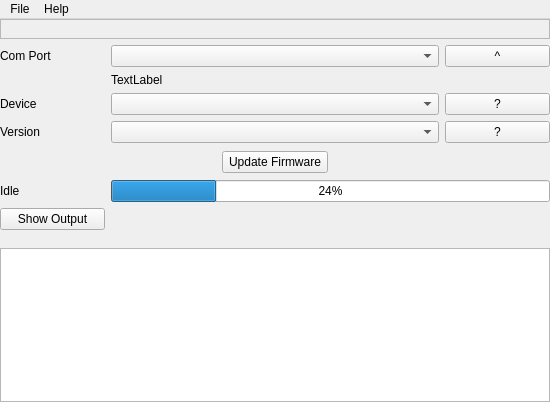
<?xml version="1.0" encoding="UTF-8"?>
<ui version="4.0">
 <class>MainWindow</class>
 <widget class="QMainWindow" name="MainWindow">
  <property name="geometry">
   <rect>
    <x>0</x>
    <y>0</y>
    <width>550</width>
    <height>402</height>
   </rect>
  </property>
  <property name="minimumSize">
   <size>
    <width>550</width>
    <height>0</height>
   </size>
  </property>
  <property name="maximumSize">
   <size>
    <width>550</width>
    <height>16777215</height>
   </size>
  </property>
  <property name="windowTitle">
   <string>Dynamic Perception WebUpdate</string>
  </property>
  <property name="documentMode">
   <bool>false</bool>
  </property>
  <widget class="QWidget" name="centralWidget">
   <layout class="QVBoxLayout" name="verticalLayout" stretch="0">
    <property name="margin">
     <number>0</number>
    </property>
    <item>
     <layout class="QGridLayout" name="gridLayout">
      <property name="spacing">
       <number>6</number>
      </property>
      <item row="1" column="0">
       <widget class="QLabel" name="portLabel">
        <property name="text">
         <string>Com Port</string>
        </property>
       </widget>
      </item>
      <item row="1" column="1" colspan="3">
       <widget class="QComboBox" name="portCombo">
        <property name="toolTip">
         <string>Select Com Port Device is Connected To</string>
        </property>
       </widget>
      </item>
      <item row="1" column="4">
       <widget class="QPushButton" name="rescanButton">
        <property name="toolTip">
         <string>Check for New Com Ports</string>
        </property>
        <property name="text">
         <string>^</string>
        </property>
       </widget>
      </item>
      <item row="3" column="0">
       <widget class="QLabel" name="deviceLabel">
        <property name="text">
         <string>Device</string>
        </property>
       </widget>
      </item>
      <item row="3" column="1" colspan="3">
       <widget class="QComboBox" name="deviceCombo">
        <property name="toolTip">
         <string>Select Device Type</string>
        </property>
       </widget>
      </item>
      <item row="4" column="0">
       <widget class="QLabel" name="versionLabel">
        <property name="text">
         <string>Version</string>
        </property>
       </widget>
      </item>
      <item row="4" column="1" colspan="3">
       <widget class="QComboBox" name="versionCombo">
        <property name="toolTip">
         <string>Select Firmware Version</string>
        </property>
       </widget>
      </item>
      <item row="11" column="0">
       <widget class="QLabel" name="actLabel">
        <property name="text">
         <string>Idle</string>
        </property>
       </widget>
      </item>
      <item row="15" column="0" colspan="5">
       <widget class="QTextEdit" name="outputText"/>
      </item>
      <item row="2" column="1" colspan="4">
       <widget class="QLabel" name="portHintLabel">
        <property name="text">
         <string>TextLabel</string>
        </property>
       </widget>
      </item>
      <item row="11" column="1" colspan="4">
       <widget class="QProgressBar" name="actProgress">
        <property name="value">
         <number>24</number>
        </property>
       </widget>
      </item>
      <item row="8" column="2">
       <widget class="QPushButton" name="updateButton">
        <property name="toolTip">
         <string>Send New Firmware to Device</string>
        </property>
        <property name="text">
         <string>Update Firmware</string>
        </property>
        <property name="autoDefault">
         <bool>false</bool>
        </property>
        <property name="default">
         <bool>false</bool>
        </property>
       </widget>
      </item>
      <item row="9" column="2">
       <spacer name="verticalSpacer_3">
        <property name="orientation">
         <enum>Qt::Vertical</enum>
        </property>
        <property name="sizeType">
         <enum>QSizePolicy::Maximum</enum>
        </property>
        <property name="sizeHint" stdset="0">
         <size>
          <width>20</width>
          <height>40</height>
         </size>
        </property>
       </spacer>
      </item>
      <item row="6" column="2">
       <spacer name="verticalSpacer_4">
        <property name="orientation">
         <enum>Qt::Vertical</enum>
        </property>
        <property name="sizeType">
         <enum>QSizePolicy::Maximum</enum>
        </property>
        <property name="sizeHint" stdset="0">
         <size>
          <width>20</width>
          <height>40</height>
         </size>
        </property>
       </spacer>
      </item>
      <item row="13" column="0">
       <widget class="QPushButton" name="outputButton">
        <property name="toolTip">
         <string>Show Detailed Update Output</string>
        </property>
        <property name="text">
         <string>Show Output</string>
        </property>
       </widget>
      </item>
      <item row="14" column="0">
       <spacer name="verticalSpacer_2">
        <property name="orientation">
         <enum>Qt::Vertical</enum>
        </property>
        <property name="sizeType">
         <enum>QSizePolicy::Maximum</enum>
        </property>
        <property name="sizeHint" stdset="0">
         <size>
          <width>20</width>
          <height>50</height>
         </size>
        </property>
       </spacer>
      </item>
      <item row="3" column="4">
       <widget class="QPushButton" name="deviceInfoButton">
        <property name="toolTip">
         <string>About this Device</string>
        </property>
        <property name="text">
         <string>?</string>
        </property>
       </widget>
      </item>
      <item row="4" column="4">
       <widget class="QPushButton" name="versionInfoButton">
        <property name="toolTip">
         <string>About This Version</string>
        </property>
        <property name="text">
         <string>?</string>
        </property>
       </widget>
      </item>
      <item row="0" column="0" colspan="5">
       <widget class="QFrame" name="logoFrame">
        <property name="minimumSize">
         <size>
          <width>0</width>
          <height>20</height>
         </size>
        </property>
        <property name="baseSize">
         <size>
          <width>0</width>
          <height>20</height>
         </size>
        </property>
        <property name="frameShape">
         <enum>QFrame::StyledPanel</enum>
        </property>
        <property name="frameShadow">
         <enum>QFrame::Raised</enum>
        </property>
       </widget>
      </item>
     </layout>
    </item>
   </layout>
  </widget>
  <widget class="QMenuBar" name="menuBar">
   <property name="geometry">
    <rect>
     <x>0</x>
     <y>0</y>
     <width>550</width>
     <height>22</height>
    </rect>
   </property>
   <widget class="QMenu" name="menuFile">
    <property name="title">
     <string>File</string>
    </property>
    <addaction name="actionExit"/>
    <addaction name="separator"/>
    <addaction name="actionCheckforUpdates"/>
    <addaction name="actionClearCache"/>
   </widget>
   <widget class="QMenu" name="menuHelp">
    <property name="title">
     <string>Help</string>
    </property>
    <addaction name="actionAbout"/>
   </widget>
   <addaction name="menuFile"/>
   <addaction name="menuHelp"/>
  </widget>
  <action name="actionAbout">
   <property name="text">
    <string>About</string>
   </property>
  </action>
  <action name="actionExit">
   <property name="text">
    <string>E&amp;xit</string>
   </property>
  </action>
  <action name="actionCheckforUpdates">
   <property name="text">
    <string>Check for &amp;Updates</string>
   </property>
   <property name="toolTip">
    <string>Check for New Updates Online</string>
   </property>
  </action>
  <action name="actionClearCache">
   <property name="text">
    <string>&amp;Refresh Cache</string>
   </property>
   <property name="toolTip">
    <string>Remove All Cached Files</string>
   </property>
  </action>
 </widget>
 <layoutdefault spacing="6" margin="11"/>
 <resources/>
 <connections/>
</ui>
